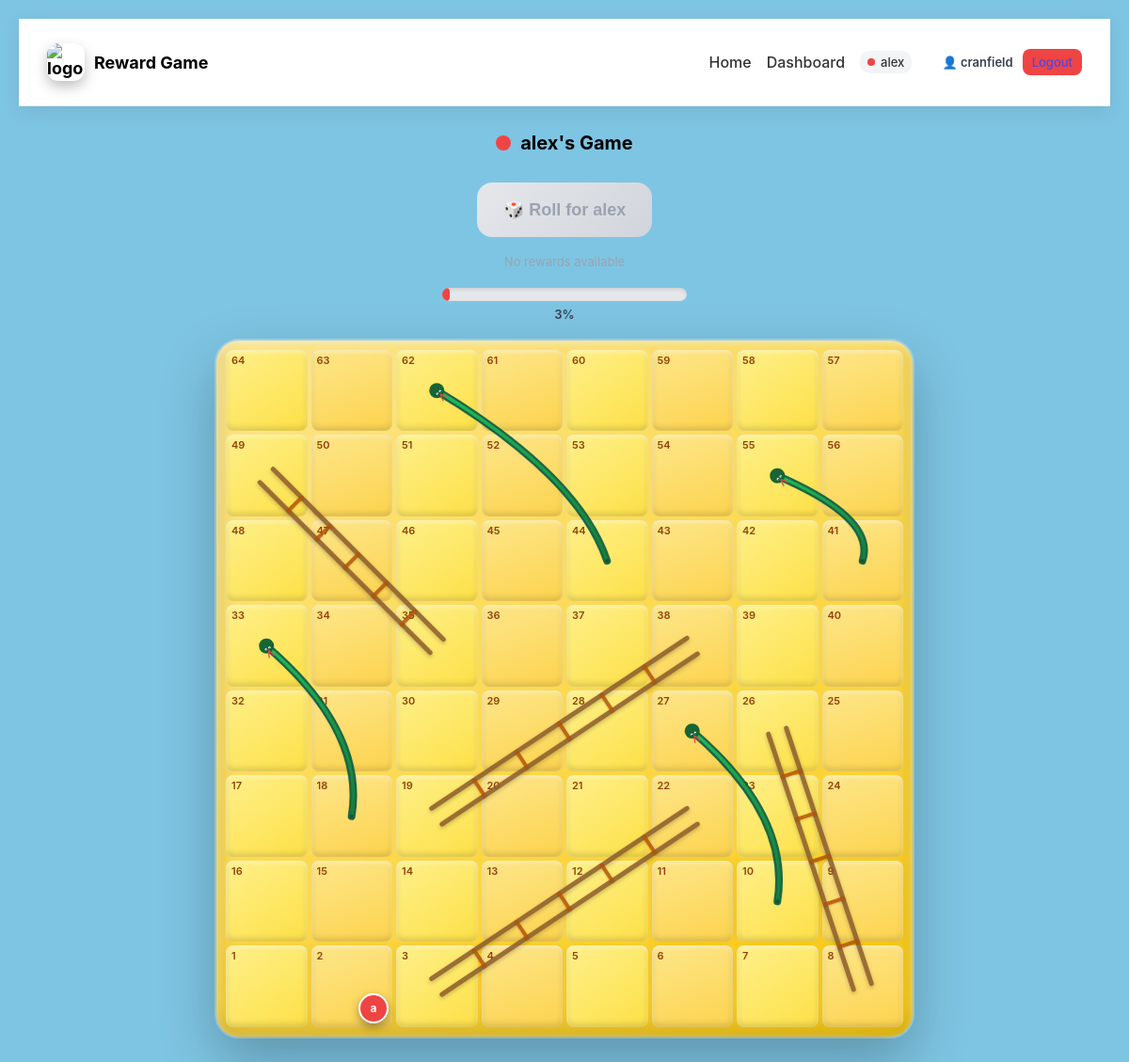
Page /child/12/ (signed in) on the committed database.
### game/models.py (models this page shows, shortened)
class Child(models.Model):
    COLOUR_CHOICES = [
        ("#ef4444", "Red"),
        ("#3b82f6", "Blue"),
        ("#22c55e", "Green"),
        ("#f59e0b", "Yellow"),
        ("#a855f7", "Purple"),
        ("#ec4899", "Pink"),
    ]
    family = models.ForeignKey(Family, on_delete=models.CASCADE, related_name="children")
    name = models.CharField(max_length=100)
    colour = models.CharField(max_length=20, choices=COLOUR_CHOICES)
    position = models.IntegerField(default=0)

### game/views.py (the view)
# urls.py: path("child/<int:child_id>/", views.child_view, name="child_view"),
@login_required
def child_view(request, child_id):
    family = get_family(request.user)
    request.session["parent_authed"] = False
    child = Child.objects.filter(
        id=child_id,
        family=family
    ).first()
    if not child:
        return redirect("dashboard")
    children = family.children.all()
    child.available_rewards = child.rewards.filter(is_used=False).count()
    last_roll = Roll.objects.filter(child=child).order_by("-id").first()
    child.last_roll = last_roll.dice if last_roll else None
    child.progress_percent = int((child.position / 64) * 100)
    squares = []
    for row in range(8):
        nums = list(range(row * 8 + 1, row * 8 + 9))
        if row % 2 == 1:
            nums.reverse()
        squares.insert(0, nums)
    return render(request, "game/child.html", {
        "child": child,
        "children": children,
        "squares": squares
    })

### game/context_processors.py (called while the page is built)
def children_context(request):
    if not request.user.is_authenticated:
        return {}
    family, _ = Family.objects.get_or_create(owner=request.user)
    children = family.children.all()
    return {
        "children": children
    }

### game/views.py (called while the page is built)
def get_family(user):
    family, _ = Family.objects.get_or_create(owner=user)
    return family

### game/templates/game/child.html (shortened to what this page needs)
{% extends "game/base.html" %}
{% block content %}
<h2 style="text-align:center; display:flex; justify-content:center; align-items:center; gap:10px;">
    <span style="width:16px; height:16px; border-radius:50%; background: {{ child.colour }}; display:inline-block;"></span>
    {{ child.name }}'s Game
</h2>
<div style="text-align:center; margin:20px 0;">
    <button
        onclick="roll({{ child.id }})"
        class="big-roll"
        {% if child.available_rewards == 0 %}disabled{% endif %}
    >
        🎲 Roll for {{ child.name }}
    </button>
    {% if child.available_rewards == 0 %}
        <div style="margin-top:8px; color:#9ca3af; font-size:13px;">
        </div>
    {% endif %}
</div>
<div class="progress-wrapper">
    <div class="progress-bar">
        <div
            class="progress-fill"
            style="
                width: {{ child.progress_percent }}%;
                background: {{ child.colour }};
            "
        ></div>
    </div>
    <div class="progress-text">
        {{ child.progress_percent }}%
    </div>
</div>
<div class="board-wrapper">
    <div class="board">
        <svg class="board-overlay"></svg>
        {% for row in squares %}
            {% for num in row %}
                <div class="square" data-square="{{ num }}">
                    <span class="square-number">{{ num }}</span>
                    <div class="token-container">
                        {% for child in children %}
                            {% if child.position == num %}
                                <div
                                    class="token"
                                    id="token-{{ child.id }}"
                                    style="background: {{ child.colour }}"
                                >
                                    {{ child.name|slice:":1" }}
                                </div>
                            {% endif %}
                        {% endfor %}
                    </div>
                </div>
            {% endfor %}
        {% endfor %}
    </div>
</div>
{% endblock %}

### game/templates/game/base.html (shortened to what this page needs)
{% load static %}
<!DOCTYPE html>
<html>
<head>
    <link rel="stylesheet" href="{% static 'game/css/styles.css' %}">
</head>
<body>
<header class="app-header">
    <div class="container header-inner">
        <div class="logo">
            <img src="{% static 'game/images/logo.png' %}" alt="logo">
            <span>Reward Game</span>
        </div>
        <nav class="nav">
            <a href="/">Home</a>
            <a href="/dashboard/">Dashboard</a>
            {% if children %}
                <div class="child-nav">
                    {% for c in children %}
                        <a href="/child/{{ c.id }}/"
                           class="child-link {% if request.path == "/child/"|add:c.id|stringformat:"s"|add:"/" %}active-child{% endif %}">
                            <span class="nav-dot" style="background: {{ c.colour }}"></span>
                            {{ c.name }}
                        </a>
                    {% endfor %}
                </div>
            {% endif %}
        {% if request.user.is_authenticated %}
            <div class="user-nav">
                <span class="user-name">👤 {{ request.user.username }}</span>
                <a href="/logout/" class="logout-btn">Logout</a>
            </div>
        {% else %}
            <div class="user-nav">
                <a href="/login/">Login</a>
                <a href="/signup/">Sign Up</a>
            </div>
        {% endif %}
        </nav>
    </div>
</header>
<main class="container">
    {% block content %}
    {% endblock %}
</main>
</body>
</html>

### game/static/game/css/styles.css (style rules this page uses)
body { font-family:-apple-system,BlinkMacSystemFont,"Segoe UI",Roboto,sans-serif; background:linear-gradient(#f8fafc,#eef2f7); margin:0; padding:20px; }
h2 { font-size:20px; font-weight:700; }
.app-header { background:white; box-shadow:0 6px 20px rgba(0,0,0,.08); padding:16px 0; border-bottom:1px solid #eee; }
.header-inner { display:flex; justify-content:space-between; align-items:center; gap:20px; }
.logo { font-size:20px; margin:0; }
.nav { display:flex; align-items:center; gap:16px; flex-wrap:wrap; }
.nav a { text-decoration:none; color:#333; font-weight:500; }
.board-wrapper { width:96vw; max-width:720px; margin:10px auto; padding:10px; background:linear-gradient(145deg,#fde68a,#facc15); border-radius:24px; box-shadow: 0 25px 60px rgba(0,0,0,.25), inset 0 3px 8px rgba(255,255,255,.5), inset 0 -10px 25px rgba(0,0,0,.18); outline:2px solid rgba(255,255,255,.25); }
.board { display:grid; grid-template-columns:repeat(8,1fr); grid-template-rows:repeat(8,1fr); width:100%; aspect-ratio:1/1; gap:4px; position:relative; }
.square { background:linear-gradient(160deg,#fde68a,#fcd34d); border-radius:8px; position:relative; box-shadow: inset 0 2px 4px rgba(255,255,255,0.5), inset 0 -3px 6px rgba(0,0,0,0.15); }
.square:nth-child(n+55) { box-shadow: inset 0 2px 4px rgba(255,255,255,0.5), inset 0 -3px 6px rgba(0,0,0,0.15), 0 0 8px rgba(234,179,8,.4); }
.square:nth-child(even) { background:linear-gradient(145deg,#fef08a,#fde047); }
.square-number { position:absolute; top:4px; left:6px; font-size:11px; font-weight:600; color:#92400e; }
.board-overlay { position:absolute; inset:0; pointer-events:none; z-index:1; }
.token { width:28px; height:28px; border-radius:50%; display:flex; align-items:center; justify-content:center; color:white; font-size:12px; font-weight:bold; border:2px solid white; box-shadow:0 4px 10px rgba(0,0,0,.35); position:relative; z-index:2; }
.big-roll { padding:18px 28px; font-size:18px; font-weight:bold; border:none; border-radius:16px; background:linear-gradient(135deg,#22c55e,#16a34a); color:white; box-shadow:0 8px 20px rgba(0,0,0,.3); cursor:pointer; margin:10px; }
.big-roll:disabled { background:linear-gradient(135deg,#e5e7eb,#d1d5db); color:#9ca3af; cursor:not-allowed; box-shadow:none; transform:none; }
.container { max-width:1100px; margin:auto; padding:10px; }
.logo { display:flex; align-items:center; gap:10px; font-weight:700; font-size:18px; }
.logo img { width:40px; height:40px; border-radius:12px; box-shadow: 0 6px 14px rgba(0,0,0,.25), inset 0 2px 4px rgba(255,255,255,.3); }
.child-nav { display:flex; align-items:center; gap:8px; }
.child-link { display:flex; align-items:center; gap:6px; padding:4px 8px; border-radius:10px; text-decoration:none; color:#333; background:#f3f4f6; font-size:13px; transition:all .2s ease; }
.nav-dot { width:8px; height:8px; border-radius:50%; }
.user-nav { display:flex; align-items:center; gap:10px; margin-left:16px; }
.user-name { font-size:13px; font-weight:600; color:#374151; }
.logout-btn { padding:6px 10px; border-radius:8px; text-decoration:none; background:#ef4444; color:white; font-size:12px; font-weight:600; transition:all .2s ease; }
.user-nav a { font-size:13px; font-weight:500; color:#4f46e5; }
body { animation:fadeIn .3s ease; }
.progress-wrapper { width:260px; margin:10px auto 20px auto; text-align:center; }
.progress-bar { width:100%; height:14px; background:#e5e7eb; border-radius:999px; overflow:hidden; box-shadow:inset 0 2px 4px rgba(0,0,0,.1); }
.progress-fill { height:100%; border-radius:999px; transition:width .4s ease; }
.progress-text { margin-top:6px; font-size:13px; font-weight:600; color:#374151; }
body { background: #7ec5e3; }

### rows in the picture
Child: name "alex", progress_percent "3", name "a"

### other values in the picture
{{ request.user.username }} "cranfield"
{{ num }} "64" "63" "62" "61" "60" "59" "58" "57" "49" "50" "51" "52" "53" "54" "55" "56" "48" "47" "46" "45" "44" "43" "42" "41" "33" "34" "35" "36" "37" "38" "39" "40" "32" "31" "30" "29" "28" "27" "26" "25" "17" "18" "19" "20" "21" "22" "23" "24" "16" "15" "14" "13" "12" "11" "10" "9" "1" "2" "3" "4" "5" "6" "7" "8"
